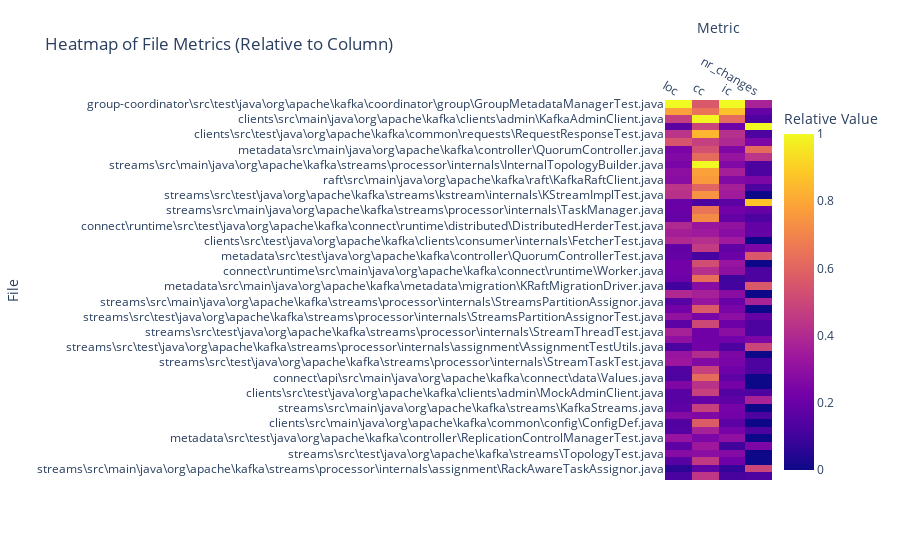

The code cell stored with this chart in its notebook:
### Code cell
# with plotly display heapmap of the top 10 files with the most changes
import plotly.express as px

df_normalized = df.apply(lambda x: (x - x.min()) / (x.max() - x.min()) if x.name != 'files' else x)

df_normalized['relative_count'] = df_normalized['nr_changes'] + df_normalized['cc']  + df_normalized['loc'] + df_normalized['ic']
df_normalized = df_normalized.sort_values(by=['relative_count'], ascending=False).head(50)
df_normalized.drop(columns=['relative_count'], inplace=True)
# Create the heatmap using Plotly
fig = px.imshow(df_normalized,
                labels=dict(color="Relative Value"),
                x=df_normalized.columns,  # Use the columns of the dataframe as the x-axis labels
                y=df_normalized.index,  # Use the index for the y-axis labels
                aspect="auto",
                title="Heatmap of File Metrics (Relative to Column)")

# Customizing the layout to have meaningful axis titles
fig.update_xaxes(side="top")  # To move the x-axis to the top of the heatmap
fig.update_layout(xaxis_title="Metric", yaxis_title="File")

# Show the heatmap
fig.show()

### Figure 1 — Plotly figure (JSON) as saved in the notebook; plotly's stock layout.template omitted (floating-point values rounded to 4 significant figures; data arrays with more than 128 entries replaced by an {"elided": "..."} marker saying what was removed)
{"data": [{"coloraxis": "coloraxis", "hovertemplate": "x: %{x}<br>y: %{y}<br>Relative Value: %{z}<extra></extra>", "name": "0", "type": "heatmap", "x": ["loc", "cc", "ic", "nr_changes"], "xaxis": "x", "y": ["group-coordinator\\src\\test\\java\\org\\apache\\kafka\\coordinator\\group\\GroupMetadataManagerTest.java", "clients\\src\\test\\java\\org\\apache\\kafka\\clients\\admin\\KafkaAdminClientTest.java", "clients\\src\\main\\java\\org\\apache\\kafka\\clients\\admin\\KafkaAdminClient.java", "core\\src\\main\\java\\kafka\\log\\remote\\RemoteLogManager.java", "clients\\src\\test\\java\\org\\apache\\kafka\\common\\requests\\RequestResponseTest.java", "streams\\src\\test\\java\\org\\apache\\kafka\\streams\\processor\\internals\\TaskManagerTest.java", "metadata\\src\\main\\java\\org\\apache\\kafka\\controller\\QuorumController.java", "group-coordinator\\src\\main\\java\\org\\apache\\kafka\\coordinator\\group\\GroupMetadataManager.java", "streams\\src\\main\\java\\org\\apache\\kafka\\streams\\processor\\internals\\InternalTopologyBuilder.java", "connect\\runtime\\src\\main\\java\\org\\apache\\kafka\\connect\\runtime\\distributed\\DistributedHerder.java", "raft\\src\\main\\java\\org\\apache\\kafka\\raft\\KafkaRaftClient.java", "clients\\src\\test\\java\\org\\apache\\kafka\\clients\\consumer\\internals\\ConsumerCoordinatorTest.java", "streams\\src\\test\\java\\org\\apache\\kafka\\streams\\kstream\\internals\\KStreamImplTest.java", "core\\src\\test\\java\\kafka\\log\\remote\\RemoteLogManagerTest.java", "streams\\src\\main\\java\\org\\apache\\kafka\\streams\\processor\\internals\\TaskManager.java", "clients\\src\\main\\java\\org\\apache\\kafka\\clients\\producer\\internals\\TransactionManager.java", "connect\\runtime\\src\\test\\java\\org\\apache\\kafka\\connect\\runtime\\distributed\\DistributedHerderTest.java", "clients\\src\\test\\java\\org\\apache\\kafka\\clients\\producer\\internals\\SenderTest.java", "clients\\src\\test\\java\\org\\apache\\kafka\\clients\\consumer\\internals\\FetcherTest.java", "streams\\src\\main\\java\\org\\apache\\kafka\\streams\\kstream\\internals\\KStreamImpl.java", "metadata\\src\\test\\java\\org\\apache\\kafka\\controller\\QuorumControllerTest.java", "generator\\src\\main\\java\\org\\apache\\kafka\\message\\MessageDataGenerator.java", "connect\\runtime\\src\\main\\java\\org\\apache\\kafka\\connect\\runtime\\Worker.java", "streams\\src\\main\\java\\org\\apache\\kafka\\streams\\state\\internals\\RocksDBGenericOptionsToDbOptionsColumnFamilyOptionsAdapter.java", "metadata\\src\\main\\java\\org\\apache\\kafka\\metadata\\migration\\KRaftMigrationDriver.java", "clients\\src\\test\\java\\org\\apache\\kafka\\clients\\producer\\internals\\TransactionManagerTest.java", "streams\\src\\main\\java\\org\\apache\\kafka\\streams\\processor\\internals\\StreamsPartitionAssignor.java", "metadata\\src\\main\\java\\org\\apache\\kafka\\controller\\ReplicationControlManager.java", "streams\\src\\test\\java\\org\\apache\\kafka\\streams\\processor\\internals\\StreamsPartitionAssignorTest.java", "clients\\src\\main\\java\\org\\apache\\kafka\\clients\\consumer\\internals\\ConsumerCoordinator.java", "streams\\src\\test\\java\\org\\apache\\kafka\\streams\\processor\\internals\\StreamThreadTest.java", "raft\\src\\test\\java\\org\\apache\\kafka\\raft\\KafkaRaftClientTest.java", "streams\\src\\test\\java\\org\\apache\\kafka\\streams\\processor\\internals\\assignment\\AssignmentTestUtils.java", "clients\\src\\test\\java\\org\\apache\\kafka\\clients\\consumer\\KafkaConsumerTest.java", "streams\\src\\test\\java\\org\\apache\\kafka\\streams\\processor\\internals\\StreamTaskTest.java", "clients\\src\\main\\java\\org\\apache\\kafka\\clients\\consumer\\internals\\AbstractStickyAssignor.java", "connect\\api\\src\\main\\java\\org\\apache\\kafka\\connect\\data\\Values.java", "clients\\src\\test\\java\\org\\apache\\kafka\\common\\security\\authenticator\\SaslAuthenticatorTest.java", "clients\\src\\test\\java\\org\\apache\\kafka\\clients\\admin\\MockAdminClient.java", "streams\\src\\main\\java\\org\\apache\\kafka\\streams\\StreamsConfig.java", "streams\\src\\main\\java\\org\\apache\\kafka\\streams\\KafkaStreams.java", "clients\\src\\test\\java\\org\\apache\\kafka\\clients\\producer\\KafkaProducerTest.java", "clients\\src\\main\\java\\org\\apache\\kafka\\common\\config\\ConfigDef.java", "streams\\src\\test\\java\\org\\apache\\kafka\\streams\\integration\\utils\\IntegrationTestUtils.java", "metadata\\src\\test\\java\\org\\apache\\kafka\\controller\\ReplicationControlManagerTest.java", "streams\\src\\test\\java\\org\\apache\\kafka\\streams\\StreamsConfigTest.java", "streams\\src\\test\\java\\org\\apache\\kafka\\streams\\TopologyTest.java", "clients\\src\\main\\java\\org\\apache\\kafka\\clients\\consumer\\internals\\AbstractCoordinator.java", "streams\\src\\main\\java\\org\\apache\\kafka\\streams\\processor\\internals\\assignment\\RackAwareTaskAssignor.java", "clients\\src\\main\\java\\org\\apache\\kafka\\common\\utils\\Utils.java"], "yaxis": "y", "z": {"elided": "50x4 float values"}}], "layout": {"coloraxis": {"colorbar": {"title": {"text": "Relative Value"}}, "colorscale": [[0, "#0d0887"], [0.1111, "#46039f"], [0.2222, "#7201a8"], [0.3333, "#9c179e"], [0.4444, "#bd3786"], [0.5556, "#d8576b"], [0.6667, "#ed7953"], [0.7778, "#fb9f3a"], [0.8889, "#fdca26"], [1, "#f0f921"]]}, "title": {"text": "Heatmap of File Metrics (Relative to Column)"}, "xaxis": {"anchor": "y", "domain": [0, 1], "side": "top", "title": {"text": "Metric"}}, "yaxis": {"anchor": "x", "autorange": "reversed", "domain": [0, 1], "title": {"text": "File"}}}}
